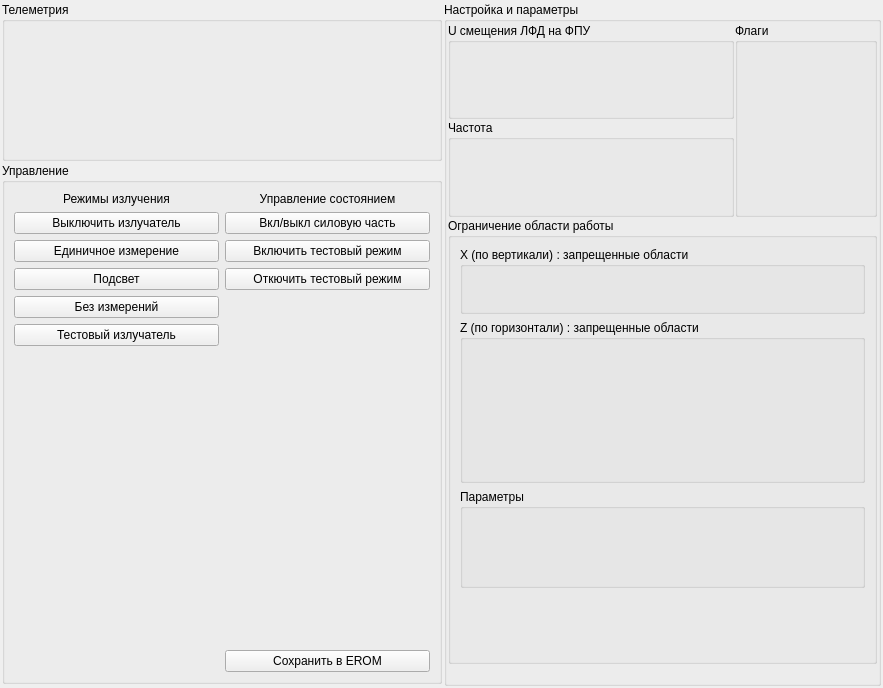
<?xml version="1.0" encoding="UTF-8"?>
<ui version="4.0">
 <class>HighlighterView</class>
 <widget class="QWidget" name="HighlighterView">
  <property name="geometry">
   <rect>
    <x>0</x>
    <y>0</y>
    <width>883</width>
    <height>688</height>
   </rect>
  </property>
  <property name="windowTitle">
   <string>Form</string>
  </property>
  <layout class="QGridLayout" name="root_layout" rowstretch="0,0,0">
   <property name="leftMargin">
    <number>2</number>
   </property>
   <property name="topMargin">
    <number>2</number>
   </property>
   <property name="rightMargin">
    <number>2</number>
   </property>
   <property name="bottomMargin">
    <number>2</number>
   </property>
   <property name="spacing">
    <number>2</number>
   </property>
   <item row="0" column="2" rowspan="3" colspan="2">
    <widget class="QGroupBox" name="settings_group">
     <property name="title">
      <string>Настройка и параметры</string>
     </property>
     <layout class="QGridLayout" name="settings_layout">
      <property name="leftMargin">
       <number>1</number>
      </property>
      <property name="topMargin">
       <number>1</number>
      </property>
      <property name="rightMargin">
       <number>1</number>
      </property>
      <property name="bottomMargin">
       <number>1</number>
      </property>
      <property name="spacing">
       <number>1</number>
      </property>
      <item row="1" column="0" colspan="2">
       <widget class="QGroupBox" name="frequency_group">
        <property name="title">
         <string>Частота</string>
        </property>
        <layout class="QGridLayout" name="gridLayout">
         <property name="leftMargin">
          <number>1</number>
         </property>
         <property name="topMargin">
          <number>1</number>
         </property>
         <property name="rightMargin">
          <number>1</number>
         </property>
         <property name="bottomMargin">
          <number>1</number>
         </property>
         <property name="spacing">
          <number>1</number>
         </property>
         <item row="0" column="0">
          <widget class="InoutUintWidget" name="frequency_get" native="true">
           <property name="minimumSize">
            <size>
             <width>0</width>
             <height>26</height>
            </size>
           </property>
           <property name="maximumSize">
            <size>
             <width>16777215</width>
             <height>26</height>
            </size>
           </property>
          </widget>
         </item>
         <item row="1" column="0">
          <widget class="InoutUintWidget" name="frequency_set" native="true">
           <property name="minimumSize">
            <size>
             <width>0</width>
             <height>26</height>
            </size>
           </property>
           <property name="maximumSize">
            <size>
             <width>16777215</width>
             <height>26</height>
            </size>
           </property>
          </widget>
         </item>
         <item row="2" column="0">
          <spacer name="verticalSpacer_5">
           <property name="orientation">
            <enum>Qt::Vertical</enum>
           </property>
           <property name="sizeHint" stdset="0">
            <size>
             <width>20</width>
             <height>40</height>
            </size>
           </property>
          </spacer>
         </item>
        </layout>
       </widget>
      </item>
      <item row="3" column="0">
       <spacer name="verticalSpacer_3">
        <property name="orientation">
         <enum>Qt::Vertical</enum>
        </property>
        <property name="sizeHint" stdset="0">
         <size>
          <width>20</width>
          <height>40</height>
         </size>
        </property>
       </spacer>
      </item>
      <item row="0" column="2" rowspan="2">
       <widget class="QGroupBox" name="flags_group">
        <property name="title">
         <string>Флаги</string>
        </property>
        <layout class="QGridLayout" name="flags_layout">
         <property name="leftMargin">
          <number>1</number>
         </property>
         <property name="topMargin">
          <number>1</number>
         </property>
         <property name="rightMargin">
          <number>1</number>
         </property>
         <property name="bottomMargin">
          <number>1</number>
         </property>
         <property name="spacing">
          <number>1</number>
         </property>
         <item row="6" column="0">
          <widget class="InoutCheckBoxWidget" name="test_mode" native="true">
           <property name="sizePolicy">
            <sizepolicy hsizetype="Preferred" vsizetype="Fixed">
             <horstretch>0</horstretch>
             <verstretch>0</verstretch>
            </sizepolicy>
           </property>
           <property name="minimumSize">
            <size>
             <width>0</width>
             <height>26</height>
            </size>
           </property>
           <property name="maximumSize">
            <size>
             <width>16777215</width>
             <height>26</height>
            </size>
           </property>
          </widget>
         </item>
         <item row="0" column="0">
          <widget class="InoutCheckBoxWidget" name="ready" native="true">
           <property name="sizePolicy">
            <sizepolicy hsizetype="Preferred" vsizetype="Fixed">
             <horstretch>0</horstretch>
             <verstretch>0</verstretch>
            </sizepolicy>
           </property>
           <property name="minimumSize">
            <size>
             <width>0</width>
             <height>26</height>
            </size>
           </property>
           <property name="maximumSize">
            <size>
             <width>16777215</width>
             <height>26</height>
            </size>
           </property>
          </widget>
         </item>
         <item row="7" column="0">
          <spacer name="flags_spacer">
           <property name="orientation">
            <enum>Qt::Vertical</enum>
           </property>
           <property name="sizeHint" stdset="0">
            <size>
             <width>0</width>
             <height>0</height>
            </size>
           </property>
          </spacer>
         </item>
         <item row="1" column="0">
          <widget class="InoutCheckBoxWidget" name="power_on" native="true">
           <property name="sizePolicy">
            <sizepolicy hsizetype="Preferred" vsizetype="Fixed">
             <horstretch>0</horstretch>
             <verstretch>0</verstretch>
            </sizepolicy>
           </property>
           <property name="minimumSize">
            <size>
             <width>0</width>
             <height>26</height>
            </size>
           </property>
           <property name="maximumSize">
            <size>
             <width>16777215</width>
             <height>26</height>
            </size>
           </property>
          </widget>
         </item>
         <item row="2" column="0">
          <widget class="InoutCheckBoxWidget" name="radiation" native="true">
           <property name="sizePolicy">
            <sizepolicy hsizetype="Preferred" vsizetype="Fixed">
             <horstretch>0</horstretch>
             <verstretch>0</verstretch>
            </sizepolicy>
           </property>
           <property name="minimumSize">
            <size>
             <width>0</width>
             <height>26</height>
            </size>
           </property>
           <property name="maximumSize">
            <size>
             <width>16777215</width>
             <height>26</height>
            </size>
           </property>
          </widget>
         </item>
         <item row="4" column="0">
          <widget class="InoutCheckBoxWidget" name="body_ovrht" native="true">
           <property name="sizePolicy">
            <sizepolicy hsizetype="Preferred" vsizetype="Fixed">
             <horstretch>0</horstretch>
             <verstretch>0</verstretch>
            </sizepolicy>
           </property>
           <property name="minimumSize">
            <size>
             <width>0</width>
             <height>26</height>
            </size>
           </property>
           <property name="maximumSize">
            <size>
             <width>16777215</width>
             <height>26</height>
            </size>
           </property>
          </widget>
         </item>
         <item row="3" column="0">
          <widget class="InoutCheckBoxWidget" name="cooling" native="true">
           <property name="sizePolicy">
            <sizepolicy hsizetype="Preferred" vsizetype="Fixed">
             <horstretch>0</horstretch>
             <verstretch>0</verstretch>
            </sizepolicy>
           </property>
           <property name="minimumSize">
            <size>
             <width>0</width>
             <height>26</height>
            </size>
           </property>
           <property name="maximumSize">
            <size>
             <width>16777215</width>
             <height>26</height>
            </size>
           </property>
          </widget>
         </item>
        </layout>
       </widget>
      </item>
      <item row="0" column="0" colspan="2">
       <widget class="QGroupBox" name="vavd_group">
        <property name="title">
         <string>U смещения ЛФД на ФПУ</string>
        </property>
        <layout class="QGridLayout" name="vavd_layout">
         <property name="leftMargin">
          <number>1</number>
         </property>
         <property name="topMargin">
          <number>1</number>
         </property>
         <property name="rightMargin">
          <number>1</number>
         </property>
         <property name="bottomMargin">
          <number>1</number>
         </property>
         <property name="spacing">
          <number>1</number>
         </property>
         <item row="1" column="0">
          <widget class="InoutFloatWidget" name="vavd_set" native="true">
           <property name="sizePolicy">
            <sizepolicy hsizetype="Preferred" vsizetype="Fixed">
             <horstretch>0</horstretch>
             <verstretch>0</verstretch>
            </sizepolicy>
           </property>
           <property name="minimumSize">
            <size>
             <width>0</width>
             <height>26</height>
            </size>
           </property>
           <property name="maximumSize">
            <size>
             <width>16777215</width>
             <height>26</height>
            </size>
           </property>
          </widget>
         </item>
         <item row="0" column="0">
          <widget class="InoutFloatWidget" name="vavd_get" native="true">
           <property name="sizePolicy">
            <sizepolicy hsizetype="Preferred" vsizetype="Fixed">
             <horstretch>0</horstretch>
             <verstretch>0</verstretch>
            </sizepolicy>
           </property>
           <property name="minimumSize">
            <size>
             <width>0</width>
             <height>26</height>
            </size>
           </property>
           <property name="maximumSize">
            <size>
             <width>16777215</width>
             <height>26</height>
            </size>
           </property>
          </widget>
         </item>
         <item row="2" column="0">
          <spacer name="verticalSpacer_4">
           <property name="orientation">
            <enum>Qt::Vertical</enum>
           </property>
           <property name="sizeHint" stdset="0">
            <size>
             <width>20</width>
             <height>40</height>
            </size>
           </property>
          </spacer>
         </item>
        </layout>
       </widget>
      </item>
      <item row="2" column="0" colspan="3">
       <widget class="QGroupBox" name="gridGroupBox">
        <property name="title">
         <string>Ограничение области работы</string>
        </property>
        <layout class="QGridLayout" name="gridLayout_2">
         <item row="1" column="0" colspan="2">
          <widget class="QGroupBox" name="gridGroupBox">
           <property name="title">
            <string>Z (по горизонтали) : запрещенные области</string>
           </property>
           <layout class="QGridLayout" name="gridLayout_3">
            <item row="1" column="1">
             <widget class="InoutFloatWidget" name="dangerZone_L2_end" native="true">
              <property name="minimumSize">
               <size>
                <width>0</width>
                <height>26</height>
               </size>
              </property>
             </widget>
            </item>
            <item row="2" column="1">
             <widget class="InoutFloatWidget" name="dangerZone_L3_end" native="true">
              <property name="minimumSize">
               <size>
                <width>0</width>
                <height>26</height>
               </size>
              </property>
             </widget>
            </item>
            <item row="1" column="0">
             <widget class="InoutFloatWidget" name="dangerZone_L2_begin" native="true">
              <property name="minimumSize">
               <size>
                <width>0</width>
                <height>26</height>
               </size>
              </property>
             </widget>
            </item>
            <item row="2" column="0">
             <widget class="InoutFloatWidget" name="dangerZone_L3_begin" native="true">
              <property name="minimumSize">
               <size>
                <width>0</width>
                <height>26</height>
               </size>
              </property>
             </widget>
            </item>
            <item row="0" column="1">
             <widget class="InoutFloatWidget" name="dangerZone_L1_end" native="true">
              <property name="minimumSize">
               <size>
                <width>0</width>
                <height>26</height>
               </size>
              </property>
             </widget>
            </item>
            <item row="0" column="0">
             <widget class="InoutFloatWidget" name="dangerZone_L1_begin" native="true">
              <property name="minimumSize">
               <size>
                <width>0</width>
                <height>26</height>
               </size>
              </property>
             </widget>
            </item>
            <item row="3" column="1">
             <widget class="InoutFloatWidget" name="dangerZone_L4_end" native="true">
              <property name="minimumSize">
               <size>
                <width>0</width>
                <height>26</height>
               </size>
              </property>
             </widget>
            </item>
            <item row="3" column="0">
             <widget class="InoutFloatWidget" name="dangerZone_L4_begin" native="true">
              <property name="minimumSize">
               <size>
                <width>0</width>
                <height>26</height>
               </size>
              </property>
             </widget>
            </item>
           </layout>
          </widget>
         </item>
         <item row="9" column="0" colspan="2">
          <widget class="InoutCmdWidget" name="dangerZone_onoff" native="true">
           <property name="minimumSize">
            <size>
             <width>0</width>
             <height>26</height>
            </size>
           </property>
          </widget>
         </item>
         <item row="2" column="0" colspan="2">
          <widget class="QGroupBox" name="gridGroupBox">
           <property name="title">
            <string>Параметры</string>
           </property>
           <layout class="QGridLayout" name="gridLayout_5">
            <item row="0" column="0">
             <widget class="InoutFloatWidget" name="dangerZone_lrfD" native="true">
              <property name="minimumSize">
               <size>
                <width>0</width>
                <height>26</height>
               </size>
              </property>
             </widget>
            </item>
            <item row="0" column="1">
             <widget class="InoutFloatWidget" name="dangerZone_deltaTvLrf" native="true">
              <property name="minimumSize">
               <size>
                <width>0</width>
                <height>26</height>
               </size>
              </property>
             </widget>
            </item>
            <item row="1" column="0">
             <widget class="InoutFloatWidget" name="dangerZone_reserve" native="true">
              <property name="minimumSize">
               <size>
                <width>0</width>
                <height>26</height>
               </size>
              </property>
             </widget>
            </item>
           </layout>
          </widget>
         </item>
         <item row="8" column="1">
          <widget class="InoutFloatWidget" name="dangerZone_test_z" native="true">
           <property name="minimumSize">
            <size>
             <width>0</width>
             <height>26</height>
            </size>
           </property>
          </widget>
         </item>
         <item row="8" column="0">
          <widget class="InoutFloatWidget" name="dangerZone_test_x" native="true">
           <property name="minimumSize">
            <size>
             <width>0</width>
             <height>26</height>
            </size>
           </property>
          </widget>
         </item>
         <item row="0" column="0" colspan="2">
          <widget class="QGroupBox" name="gridGroupBox">
           <property name="title">
            <string>X (по вертикали) : запрещенные области</string>
           </property>
           <layout class="QGridLayout" name="gridLayout_4">
            <item row="0" column="0">
             <widget class="InoutFloatWidget" name="dangerZone_x_base" native="true">
              <property name="minimumSize">
               <size>
                <width>0</width>
                <height>26</height>
               </size>
              </property>
             </widget>
            </item>
            <item row="0" column="1">
             <widget class="InoutFloatWidget" name="dangerZone_x_legs" native="true"/>
            </item>
           </layout>
          </widget>
         </item>
        </layout>
       </widget>
      </item>
     </layout>
    </widget>
   </item>
   <item row="1" column="0" colspan="2">
    <widget class="QGroupBox" name="groupBox">
     <property name="title">
      <string>Управление</string>
     </property>
     <layout class="QHBoxLayout" name="horizontalLayout">
      <item>
       <layout class="QVBoxLayout" name="verticalLayout">
        <item>
         <widget class="QLabel" name="lbl_title_cntrl_modes">
          <property name="text">
           <string>Режимы излучения</string>
          </property>
          <property name="alignment">
           <set>Qt::AlignCenter</set>
          </property>
         </widget>
        </item>
        <item>
         <widget class="QPushButton" name="pbtn_laser_off">
          <property name="sizePolicy">
           <sizepolicy hsizetype="Minimum" vsizetype="Minimum">
            <horstretch>0</horstretch>
            <verstretch>0</verstretch>
           </sizepolicy>
          </property>
          <property name="text">
           <string>Выключить излучатель</string>
          </property>
         </widget>
        </item>
        <item>
         <widget class="QPushButton" name="pbtn_single_measure">
          <property name="text">
           <string>Единичное измерение</string>
          </property>
         </widget>
        </item>
        <item>
         <widget class="QPushButton" name="pbtn_podsvet">
          <property name="text">
           <string>Подсвет</string>
          </property>
         </widget>
        </item>
        <item>
         <widget class="QPushButton" name="pbtn_single_shot">
          <property name="text">
           <string>Без измерений</string>
          </property>
         </widget>
        </item>
        <item>
         <widget class="QPushButton" name="pbtn_test_shot">
          <property name="text">
           <string>Тестовый излучатель</string>
          </property>
         </widget>
        </item>
        <item>
         <spacer name="verticalSpacer">
          <property name="orientation">
           <enum>Qt::Vertical</enum>
          </property>
          <property name="sizeHint" stdset="0">
           <size>
            <width>20</width>
            <height>40</height>
           </size>
          </property>
         </spacer>
        </item>
       </layout>
      </item>
      <item>
       <layout class="QVBoxLayout" name="verticalLayout_2">
        <item>
         <widget class="QLabel" name="lbl_title_cntrl_state">
          <property name="text">
           <string>Управление состоянием</string>
          </property>
          <property name="alignment">
           <set>Qt::AlignCenter</set>
          </property>
         </widget>
        </item>
        <item>
         <widget class="QPushButton" name="pbtn_power_on">
          <property name="text">
           <string>Вкл/выкл силовую часть</string>
          </property>
         </widget>
        </item>
        <item>
         <widget class="QPushButton" name="pbtn_test_mode_on">
          <property name="text">
           <string>Включить тестовый режим</string>
          </property>
         </widget>
        </item>
        <item>
         <widget class="QPushButton" name="pbtn_test_mode_off">
          <property name="text">
           <string>Откючить тестовый режим</string>
          </property>
         </widget>
        </item>
        <item>
         <layout class="QHBoxLayout" name="horizontalLayout_3">
          <property name="leftMargin">
           <number>0</number>
          </property>
          <property name="topMargin">
           <number>0</number>
          </property>
          <property name="rightMargin">
           <number>0</number>
          </property>
          <property name="bottomMargin">
           <number>0</number>
          </property>
         </layout>
        </item>
        <item>
         <spacer name="verticalSpacer_2">
          <property name="orientation">
           <enum>Qt::Vertical</enum>
          </property>
          <property name="sizeHint" stdset="0">
           <size>
            <width>20</width>
            <height>40</height>
           </size>
          </property>
         </spacer>
        </item>
        <item>
         <widget class="QPushButton" name="pbtnSaveInEEPROM">
          <property name="text">
           <string>Сохранить в EROM</string>
          </property>
         </widget>
        </item>
       </layout>
      </item>
     </layout>
    </widget>
   </item>
   <item row="0" column="0" colspan="2">
    <widget class="QGroupBox" name="telemetry_group">
     <property name="title">
      <string>Телеметрия</string>
     </property>
     <layout class="QGridLayout" name="telemetry_layout">
      <property name="leftMargin">
       <number>1</number>
      </property>
      <property name="topMargin">
       <number>1</number>
      </property>
      <property name="rightMargin">
       <number>1</number>
      </property>
      <property name="bottomMargin">
       <number>1</number>
      </property>
      <property name="spacing">
       <number>1</number>
      </property>
      <item row="3" column="1">
       <widget class="InoutFloatWidget" name="body_temp" native="true">
        <property name="sizePolicy">
         <sizepolicy hsizetype="Preferred" vsizetype="Fixed">
          <horstretch>0</horstretch>
          <verstretch>0</verstretch>
         </sizepolicy>
        </property>
        <property name="minimumSize">
         <size>
          <width>0</width>
          <height>26</height>
         </size>
        </property>
        <property name="maximumSize">
         <size>
          <width>16777215</width>
          <height>26</height>
         </size>
        </property>
       </widget>
      </item>
      <item row="0" column="1">
       <widget class="InoutBinWidget" name="meas_status" native="true">
        <property name="sizePolicy">
         <sizepolicy hsizetype="Preferred" vsizetype="Fixed">
          <horstretch>0</horstretch>
          <verstretch>0</verstretch>
         </sizepolicy>
        </property>
        <property name="minimumSize">
         <size>
          <width>0</width>
          <height>26</height>
         </size>
        </property>
        <property name="maximumSize">
         <size>
          <width>16777215</width>
          <height>26</height>
         </size>
        </property>
       </widget>
      </item>
      <item row="2" column="0">
       <widget class="InoutFloatWidget" name="avg_distance" native="true">
        <property name="sizePolicy">
         <sizepolicy hsizetype="Preferred" vsizetype="Fixed">
          <horstretch>0</horstretch>
          <verstretch>0</verstretch>
         </sizepolicy>
        </property>
        <property name="minimumSize">
         <size>
          <width>0</width>
          <height>26</height>
         </size>
        </property>
        <property name="maximumSize">
         <size>
          <width>16777215</width>
          <height>26</height>
         </size>
        </property>
       </widget>
      </item>
      <item row="2" column="1">
       <widget class="InoutFloatWidget" name="rms_distance" native="true">
        <property name="sizePolicy">
         <sizepolicy hsizetype="Preferred" vsizetype="Fixed">
          <horstretch>0</horstretch>
          <verstretch>0</verstretch>
         </sizepolicy>
        </property>
        <property name="minimumSize">
         <size>
          <width>0</width>
          <height>26</height>
         </size>
        </property>
        <property name="maximumSize">
         <size>
          <width>16777215</width>
          <height>26</height>
         </size>
        </property>
       </widget>
      </item>
      <item row="0" column="0">
       <widget class="InoutBinWidget" name="status" native="true">
        <property name="sizePolicy">
         <sizepolicy hsizetype="Preferred" vsizetype="Fixed">
          <horstretch>0</horstretch>
          <verstretch>0</verstretch>
         </sizepolicy>
        </property>
        <property name="minimumSize">
         <size>
          <width>0</width>
          <height>26</height>
         </size>
        </property>
        <property name="maximumSize">
         <size>
          <width>16777215</width>
          <height>26</height>
         </size>
        </property>
       </widget>
      </item>
      <item row="4" column="1">
       <widget class="InoutFloatWidget" name="lrf_Amp" native="true">
        <property name="sizePolicy">
         <sizepolicy hsizetype="Preferred" vsizetype="Fixed">
          <horstretch>0</horstretch>
          <verstretch>0</verstretch>
         </sizepolicy>
        </property>
        <property name="minimumSize">
         <size>
          <width>0</width>
          <height>26</height>
         </size>
        </property>
        <property name="maximumSize">
         <size>
          <width>16777215</width>
          <height>26</height>
         </size>
        </property>
       </widget>
      </item>
      <item row="1" column="0">
       <widget class="InoutFloatWidget" name="last_distance" native="true">
        <property name="sizePolicy">
         <sizepolicy hsizetype="Preferred" vsizetype="Fixed">
          <horstretch>0</horstretch>
          <verstretch>0</verstretch>
         </sizepolicy>
        </property>
        <property name="minimumSize">
         <size>
          <width>0</width>
          <height>26</height>
         </size>
        </property>
        <property name="maximumSize">
         <size>
          <width>16777215</width>
          <height>26</height>
         </size>
        </property>
       </widget>
      </item>
      <item row="1" column="1">
       <widget class="InoutFloatWidget" name="lrf_correction" native="true">
        <property name="sizePolicy">
         <sizepolicy hsizetype="Preferred" vsizetype="Fixed">
          <horstretch>0</horstretch>
          <verstretch>0</verstretch>
         </sizepolicy>
        </property>
        <property name="minimumSize">
         <size>
          <width>0</width>
          <height>26</height>
         </size>
        </property>
        <property name="maximumSize">
         <size>
          <width>16777215</width>
          <height>26</height>
         </size>
        </property>
       </widget>
      </item>
      <item row="3" column="0">
       <widget class="InoutFloatWidget" name="lrf_RMS" native="true">
        <property name="sizePolicy">
         <sizepolicy hsizetype="Preferred" vsizetype="Fixed">
          <horstretch>0</horstretch>
          <verstretch>0</verstretch>
         </sizepolicy>
        </property>
        <property name="minimumSize">
         <size>
          <width>0</width>
          <height>26</height>
         </size>
        </property>
        <property name="maximumSize">
         <size>
          <width>16777215</width>
          <height>26</height>
         </size>
        </property>
       </widget>
      </item>
     </layout>
    </widget>
   </item>
  </layout>
 </widget>
 <customwidgets>
  <customwidget>
   <class>InoutCheckBoxWidget</class>
   <extends>QWidget</extends>
   <header location="global">qmv/widget/inoutcheckboxwidget.h</header>
   <container>1</container>
  </customwidget>
  <customwidget>
   <class>InoutFloatWidget</class>
   <extends>QWidget</extends>
   <header location="global">qmv/widget/inoutfloatwidget.h</header>
   <container>1</container>
  </customwidget>
  <customwidget>
   <class>InoutBinWidget</class>
   <extends>QWidget</extends>
   <header location="global">qmv/widget/inoutbinwidget.h</header>
   <container>1</container>
  </customwidget>
  <customwidget>
   <class>InoutCmdWidget</class>
   <extends>QWidget</extends>
   <header location="global">qmv/widget/inoutcmdwidget.h</header>
   <container>1</container>
  </customwidget>
  <customwidget>
   <class>InoutUintWidget</class>
   <extends>QWidget</extends>
   <header location="global">qmv/widget/inoutuintwidget.h</header>
   <container>1</container>
  </customwidget>
 </customwidgets>
 <resources/>
 <connections/>
</ui>
